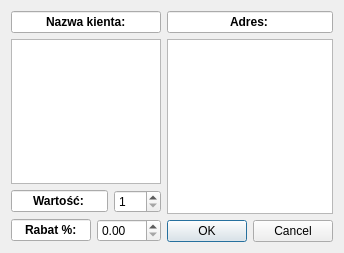
<?xml version="1.0" encoding="UTF-8"?>
<ui version="4.0">
 <class>dodaj</class>
 <widget class="QDialog" name="dodaj">
  <property name="geometry">
   <rect>
    <x>0</x>
    <y>0</y>
    <width>344</width>
    <height>253</height>
   </rect>
  </property>
  <property name="windowTitle">
   <string>Dialog</string>
  </property>
  <layout class="QGridLayout" name="gridLayout">
   <item row="0" column="0">
    <layout class="QVBoxLayout" name="verticalLayout_4">
     <item>
      <layout class="QVBoxLayout" name="verticalLayout_3">
       <item>
        <widget class="QLineEdit" name="lineEdit">
         <property name="font">
          <font>
           <bold>true</bold>
          </font>
         </property>
         <property name="text">
          <string>Nazwa kienta:</string>
         </property>
         <property name="alignment">
          <set>Qt::AlignCenter</set>
         </property>
         <property name="readOnly">
          <bool>true</bool>
         </property>
        </widget>
       </item>
       <item>
        <widget class="QTextEdit" name="nazwaEdit"/>
       </item>
      </layout>
     </item>
     <item>
      <layout class="QVBoxLayout" name="verticalLayout">
       <item>
        <layout class="QHBoxLayout" name="horizontalLayout">
         <item>
          <widget class="QLineEdit" name="lineEdit_3">
           <property name="font">
            <font>
             <bold>true</bold>
            </font>
           </property>
           <property name="text">
            <string>Wartość:</string>
           </property>
           <property name="alignment">
            <set>Qt::AlignCenter</set>
           </property>
           <property name="readOnly">
            <bool>true</bool>
           </property>
          </widget>
         </item>
         <item>
          <widget class="QSpinBox" name="wartoscBox">
           <property name="minimum">
            <number>1</number>
           </property>
           <property name="maximum">
            <number>999</number>
           </property>
          </widget>
         </item>
        </layout>
       </item>
       <item>
        <layout class="QHBoxLayout" name="horizontalLayout_2">
         <item>
          <widget class="QLineEdit" name="lineEdit_4">
           <property name="font">
            <font>
             <bold>true</bold>
            </font>
           </property>
           <property name="text">
            <string>Rabat %:</string>
           </property>
           <property name="alignment">
            <set>Qt::AlignCenter</set>
           </property>
           <property name="readOnly">
            <bool>true</bool>
           </property>
          </widget>
         </item>
         <item>
          <widget class="QDoubleSpinBox" name="rabatBox">
           <property name="maximum">
            <double>100.000000000000000</double>
           </property>
          </widget>
         </item>
        </layout>
       </item>
      </layout>
     </item>
    </layout>
   </item>
   <item row="0" column="1">
    <layout class="QVBoxLayout" name="verticalLayout_5">
     <item>
      <layout class="QVBoxLayout" name="verticalLayout_2">
       <item>
        <widget class="QLineEdit" name="lineEdit_2">
         <property name="font">
          <font>
           <bold>true</bold>
          </font>
         </property>
         <property name="text">
          <string>Adres:</string>
         </property>
         <property name="alignment">
          <set>Qt::AlignCenter</set>
         </property>
         <property name="readOnly">
          <bool>true</bool>
         </property>
        </widget>
       </item>
       <item>
        <widget class="QTextEdit" name="adresEdit"/>
       </item>
      </layout>
     </item>
     <item>
      <widget class="QDialogButtonBox" name="buttonBox">
       <property name="orientation">
        <enum>Qt::Horizontal</enum>
       </property>
       <property name="standardButtons">
        <set>QDialogButtonBox::Cancel|QDialogButtonBox::Ok</set>
       </property>
      </widget>
     </item>
    </layout>
   </item>
  </layout>
 </widget>
 <resources/>
 <connections>
  <connection>
   <sender>buttonBox</sender>
   <signal>accepted()</signal>
   <receiver>dodaj</receiver>
   <slot>accept()</slot>
   <hints>
    <hint type="sourcelabel">
     <x>248</x>
     <y>254</y>
    </hint>
    <hint type="destinationlabel">
     <x>157</x>
     <y>274</y>
    </hint>
   </hints>
  </connection>
  <connection>
   <sender>buttonBox</sender>
   <signal>rejected()</signal>
   <receiver>dodaj</receiver>
   <slot>reject()</slot>
   <hints>
    <hint type="sourcelabel">
     <x>316</x>
     <y>260</y>
    </hint>
    <hint type="destinationlabel">
     <x>286</x>
     <y>274</y>
    </hint>
   </hints>
  </connection>
 </connections>
</ui>
